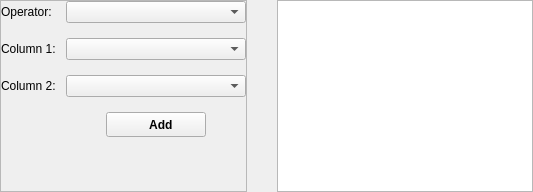
        <widget class="QWidget" name="MergePage">
         <layout class="QHBoxLayout" name="horizontalLayout_23">
          <property name="spacing">
           <number>30</number>
          </property>
          <property name="leftMargin">
           <number>0</number>
          </property>
          <property name="topMargin">
           <number>0</number>
          </property>
          <property name="rightMargin">
           <number>0</number>
          </property>
          <property name="bottomMargin">
           <number>0</number>
          </property>
          <item>
           <widget class="QFrame" name="frame_6">
            <property name="frameShape">
             <enum>QFrame::StyledPanel</enum>
            </property>
            <property name="frameShadow">
             <enum>QFrame::Raised</enum>
            </property>
            <layout class="QFormLayout" name="formLayout_6">
             <property name="horizontalSpacing">
              <number>10</number>
             </property>
             <property name="verticalSpacing">
              <number>15</number>
             </property>
             <property name="leftMargin">
              <number>0</number>
             </property>
             <property name="topMargin">
              <number>0</number>
             </property>
             <property name="rightMargin">
              <number>0</number>
             </property>
             <property name="bottomMargin">
              <number>0</number>
             </property>
             <item row="0" column="0">
              <widget class="QLabel" name="label_15">
               <property name="text">
                <string>Operator:</string>
               </property>
              </widget>
             </item>
             <item row="0" column="1">
              <widget class="QComboBox" name="cbbMergeOperation"/>
             </item>
             <item row="1" column="0">
              <widget class="QLabel" name="label_16">
               <property name="text">
                <string>Column 1:</string>
               </property>
              </widget>
             </item>
             <item row="1" column="1">
              <widget class="QComboBox" name="cbbMergeColumn1"/>
             </item>
             <item row="2" column="0">
              <widget class="QLabel" name="label_17">
               <property name="text">
                <string>Column 2:</string>
               </property>
              </widget>
             </item>
             <item row="2" column="1">
              <widget class="QComboBox" name="cbbMergeColumn2"/>
             </item>
             <item row="3" column="0">
              <spacer name="horizontalSpacer_10">
               <property name="orientation">
                <enum>Qt::Horizontal</enum>
               </property>
               <property name="sizeHint" stdset="0">
                <size>
                 <width>40</width>
                 <height>20</height>
                </size>
               </property>
              </spacer>
             </item>
             <item row="3" column="1">
              <layout class="QHBoxLayout" name="horizontalLayout_22">
               <property name="spacing">
                <number>25</number>
               </property>
               <item>
                <spacer name="horizontalSpacer_9">
                 <property name="orientation">
                  <enum>Qt::Horizontal</enum>
                 </property>
                 <property name="sizeHint" stdset="0">
                  <size>
                   <width>40</width>
                   <height>20</height>
                  </size>
                 </property>
                </spacer>
               </item>
               <item>
                <widget class="QPushButton" name="btnMergerAdd">
                 <property name="minimumSize">
                  <size>
                   <width>100</width>
                   <height>25</height>
                  </size>
                 </property>
                 <property name="maximumSize">
                  <size>
                   <width>100</width>
                   <height>25</height>
                  </size>
                 </property>
                 <property name="font">
                  <font>
                   <bold>true</bold>
                  </font>
                 </property>
                 <property name="text">
                  <string>   Add</string>
                 </property>
                 <property name="icon">
                  <iconset resource="images.qrc">
                   <normaloff>:/images/images/add.png</normaloff>:/images/images/add.png</iconset>
                 </property>
                 <property name="iconSize">
                  <size>
                   <width>18</width>
                   <height>18</height>
                  </size>
                 </property>
                </widget>
               </item>
               <item>
                <spacer name="horizontalSpacer_8">
                 <property name="orientation">
                  <enum>Qt::Horizontal</enum>
                 </property>
                 <property name="sizeHint" stdset="0">
                  <size>
                   <width>40</width>
                   <height>20</height>
                  </size>
                 </property>
                </spacer>
               </item>
              </layout>
             </item>
            </layout>
           </widget>
          </item>
          <item>
           <widget class="QTableWidget" name="tbwMerge">
            <property name="styleSheet">
             <string notr="true">QHeaderView::section:checked{
	background-color: rgb(225, 225, 225);
}
QHeaderView::section { 
	background-color:  rgb(225, 225, 225);
	color: rgb(85, 0, 0);
 	padding-left: 4px;
 	border: 0.5px solid rgb(225, 225, 225); }

QTableWidget::item {
	padding-top: 3px;
	padding-bottom: 3px;
	padding-right: 10px;
	padding-left: 10px;
}</string>
            </property>
            <property name="editTriggers">
             <set>QAbstractItemView::NoEditTriggers</set>
            </property>
            <property name="selectionMode">
             <enum>QAbstractItemView::SingleSelection</enum>
            </property>
            <property name="selectionBehavior">
             <enum>QAbstractItemView::SelectRows</enum>
            </property>
           </widget>
          </item>
         </layout>
        </widget>
